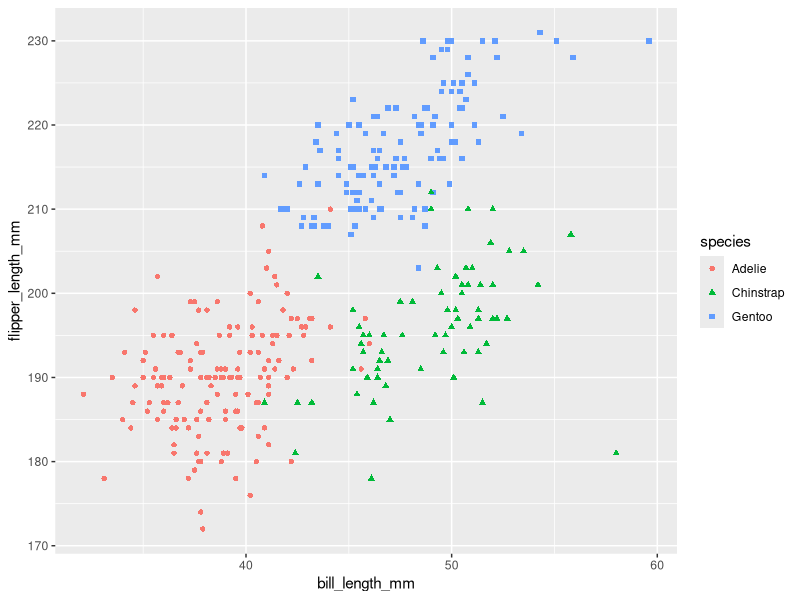

Here is the R script that generated this plot:
## ---- chunk 1
library(tidyverse)
## ---- chunk 2
mg_dataf = 
  tibble(
    samp = rnorm(10),
    vec_logical = as.logical(samp > 0),
    vec_char = c("Hello", "world", "I", "am", "Maria", "and", "Frankie", "is","my", "pug"),
    factor_vec = factor(c("noun", "noun", "noun", "verb", "noun", "noun", "noun", "verb", "adj", "noun"))
  )
## ---- chunk 3
mean(pull(mg_dataf, samp))
mean(pull(mg_dataf, vec_logical))
mean(pull(mg_dataf, vec_char))
mean(pull(mg_dataf, factor_vec))
## ---- chunk 4
x = as.numeric(pull(mg_dataf, vec_logical))*(pull(mg_dataf, samp))
y = as.factor(pull(mg_dataf, vec_logical))*(pull(mg_dataf, samp))
z = as.numeric(as.factor(pull(mg_dataf, factor_vec)))*(pull(mg_dataf, samp))
## ---- chunk 5
data("penguins", package = "palmerpenguins")

## ---- chunk 6
ggplot(data = penguins, 
                       aes(x = bill_length_mm,
                           y = flipper_length_mm)) +
  geom_point(aes(color = species, 
                 shape = species)
  )

